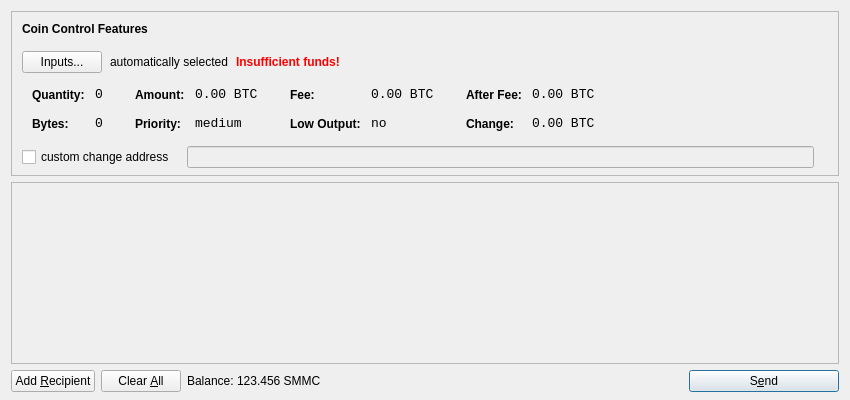
<?xml version="1.0" encoding="UTF-8"?>
<ui version="4.0">
 <class>SendCoinsDialog</class>
 <widget class="QDialog" name="SendCoinsDialog">
  <property name="geometry">
   <rect>
    <x>0</x>
    <y>0</y>
    <width>850</width>
    <height>400</height>
   </rect>
  </property>
  <property name="windowTitle">
   <string>Send Coins</string>
  </property>
  <layout class="QVBoxLayout" name="verticalLayout" stretch="0,1,0">
   <property name="bottomMargin">
    <number>8</number>
   </property>
   <item>
    <widget class="QFrame" name="frameCoinControl">
     <property name="sizePolicy">
      <sizepolicy hsizetype="Expanding" vsizetype="Expanding">
       <horstretch>0</horstretch>
       <verstretch>0</verstretch>
      </sizepolicy>
     </property>
     <property name="maximumSize">
      <size>
       <width>16777215</width>
       <height>16777215</height>
      </size>
     </property>
     <property name="frameShape">
      <enum>QFrame::StyledPanel</enum>
     </property>
     <property name="frameShadow">
      <enum>QFrame::Sunken</enum>
     </property>
     <layout class="QVBoxLayout" name="verticalLayoutCoinControl2">
      <property name="spacing">
       <number>-1</number>
      </property>
      <property name="leftMargin">
       <number>0</number>
      </property>
      <property name="topMargin">
       <number>0</number>
      </property>
      <property name="rightMargin">
       <number>0</number>
      </property>
      <property name="bottomMargin">
       <number>6</number>
      </property>
      <item>
       <layout class="QVBoxLayout" name="verticalLayoutCoinControl" stretch="0,0,0,0,1">
        <property name="spacing">
         <number>0</number>
        </property>
        <property name="leftMargin">
         <number>10</number>
        </property>
        <property name="topMargin">
         <number>10</number>
        </property>
        <item>
         <layout class="QHBoxLayout" name="horizontalLayoutCoinControl1">
          <property name="bottomMargin">
           <number>15</number>
          </property>
          <item>
           <widget class="QLabel" name="labelCoinControlFeatures">
            <property name="sizePolicy">
             <sizepolicy hsizetype="Preferred" vsizetype="Maximum">
              <horstretch>0</horstretch>
              <verstretch>0</verstretch>
             </sizepolicy>
            </property>
            <property name="font">
             <font>
              <weight>75</weight>
              <bold>true</bold>
             </font>
            </property>
            <property name="styleSheet">
             <string notr="true">font-weight:bold;</string>
            </property>
            <property name="text">
             <string>Coin Control Features</string>
            </property>
           </widget>
          </item>
         </layout>
        </item>
        <item>
         <layout class="QHBoxLayout" name="horizontalLayoutCoinControl2" stretch="0,0,0,0">
          <property name="spacing">
           <number>8</number>
          </property>
          <property name="bottomMargin">
           <number>10</number>
          </property>
          <item>
           <widget class="QPushButton" name="pushButtonCoinControl">
            <property name="styleSheet">
             <string notr="true"/>
            </property>
            <property name="text">
             <string>Inputs...</string>
            </property>
           </widget>
          </item>
          <item>
           <widget class="QLabel" name="labelCoinControlAutomaticallySelected">
            <property name="text">
             <string>automatically selected</string>
            </property>
            <property name="margin">
             <number>5</number>
            </property>
           </widget>
          </item>
          <item>
           <widget class="QLabel" name="labelCoinControlInsuffFunds">
            <property name="font">
             <font>
              <weight>75</weight>
              <bold>true</bold>
             </font>
            </property>
            <property name="styleSheet">
             <string notr="true">color:red;font-weight:bold;</string>
            </property>
            <property name="text">
             <string>Insufficient funds!</string>
            </property>
            <property name="margin">
             <number>5</number>
            </property>
           </widget>
          </item>
          <item>
           <spacer name="horizontalSpacerCoinControl">
            <property name="orientation">
             <enum>Qt::Horizontal</enum>
            </property>
            <property name="sizeHint" stdset="0">
             <size>
              <width>40</width>
              <height>1</height>
             </size>
            </property>
           </spacer>
          </item>
         </layout>
        </item>
        <item>
         <widget class="QWidget" name="widgetCoinControl" native="true">
          <property name="sizePolicy">
           <sizepolicy hsizetype="Preferred" vsizetype="Preferred">
            <horstretch>0</horstretch>
            <verstretch>0</verstretch>
           </sizepolicy>
          </property>
          <property name="minimumSize">
           <size>
            <width>0</width>
            <height>0</height>
           </size>
          </property>
          <property name="styleSheet">
           <string notr="true"/>
          </property>
          <layout class="QHBoxLayout" name="horizontalLayoutCoinControl5">
           <property name="margin">
            <number>0</number>
           </property>
           <item>
            <layout class="QHBoxLayout" name="horizontalLayoutCoinControl3" stretch="0,0,0,1">
             <property name="spacing">
              <number>20</number>
             </property>
             <property name="topMargin">
              <number>0</number>
             </property>
             <property name="bottomMargin">
              <number>10</number>
             </property>
             <item>
              <layout class="QFormLayout" name="formLayoutCoinControl1">
               <property name="horizontalSpacing">
                <number>10</number>
               </property>
               <property name="verticalSpacing">
                <number>14</number>
               </property>
               <property name="leftMargin">
                <number>10</number>
               </property>
               <property name="topMargin">
                <number>4</number>
               </property>
               <property name="rightMargin">
                <number>6</number>
               </property>
               <item row="0" column="0">
                <widget class="QLabel" name="labelCoinControlQuantityText">
                 <property name="styleSheet">
                  <string notr="true">font-weight:bold;</string>
                 </property>
                 <property name="text">
                  <string>Quantity:</string>
                 </property>
                 <property name="margin">
                  <number>0</number>
                 </property>
                </widget>
               </item>
               <item row="0" column="1">
                <widget class="QLabel" name="labelCoinControlQuantity">
                 <property name="font">
                  <font>
                   <family>Monospace</family>
                   <pointsize>10</pointsize>
                  </font>
                 </property>
                 <property name="cursor">
                  <cursorShape>IBeamCursor</cursorShape>
                 </property>
                 <property name="contextMenuPolicy">
                  <enum>Qt::ActionsContextMenu</enum>
                 </property>
                 <property name="text">
                  <string notr="true">0</string>
                 </property>
                 <property name="margin">
                  <number>0</number>
                 </property>
                 <property name="textInteractionFlags">
                  <set>Qt::LinksAccessibleByMouse|Qt::TextSelectableByKeyboard|Qt::TextSelectableByMouse</set>
                 </property>
                </widget>
               </item>
               <item row="1" column="0">
                <widget class="QLabel" name="labelCoinControlBytesText">
                 <property name="styleSheet">
                  <string notr="true">font-weight:bold;</string>
                 </property>
                 <property name="text">
                  <string>Bytes:</string>
                 </property>
                </widget>
               </item>
               <item row="1" column="1">
                <widget class="QLabel" name="labelCoinControlBytes">
                 <property name="font">
                  <font>
                   <family>Monospace</family>
                   <pointsize>10</pointsize>
                  </font>
                 </property>
                 <property name="cursor">
                  <cursorShape>IBeamCursor</cursorShape>
                 </property>
                 <property name="contextMenuPolicy">
                  <enum>Qt::ActionsContextMenu</enum>
                 </property>
                 <property name="text">
                  <string notr="true">0</string>
                 </property>
                 <property name="textInteractionFlags">
                  <set>Qt::LinksAccessibleByMouse|Qt::TextSelectableByKeyboard|Qt::TextSelectableByMouse</set>
                 </property>
                </widget>
               </item>
              </layout>
             </item>
             <item>
              <layout class="QFormLayout" name="formLayoutCoinControl2">
               <property name="horizontalSpacing">
                <number>10</number>
               </property>
               <property name="verticalSpacing">
                <number>14</number>
               </property>
               <property name="leftMargin">
                <number>6</number>
               </property>
               <property name="topMargin">
                <number>4</number>
               </property>
               <property name="rightMargin">
                <number>6</number>
               </property>
               <item row="0" column="0">
                <widget class="QLabel" name="labelCoinControlAmountText">
                 <property name="styleSheet">
                  <string notr="true">font-weight:bold;</string>
                 </property>
                 <property name="text">
                  <string>Amount:</string>
                 </property>
                 <property name="margin">
                  <number>0</number>
                 </property>
                </widget>
               </item>
               <item row="0" column="1">
                <widget class="QLabel" name="labelCoinControlAmount">
                 <property name="font">
                  <font>
                   <family>Monospace</family>
                   <pointsize>10</pointsize>
                  </font>
                 </property>
                 <property name="cursor">
                  <cursorShape>IBeamCursor</cursorShape>
                 </property>
                 <property name="contextMenuPolicy">
                  <enum>Qt::ActionsContextMenu</enum>
                 </property>
                 <property name="text">
                  <string notr="true">0.00 BTC</string>
                 </property>
                 <property name="textInteractionFlags">
                  <set>Qt::LinksAccessibleByMouse|Qt::TextSelectableByKeyboard|Qt::TextSelectableByMouse</set>
                 </property>
                </widget>
               </item>
               <item row="1" column="0">
                <widget class="QLabel" name="labelCoinControlPriorityText">
                 <property name="styleSheet">
                  <string notr="true">font-weight:bold;</string>
                 </property>
                 <property name="text">
                  <string>Priority:</string>
                 </property>
                </widget>
               </item>
               <item row="1" column="1">
                <widget class="QLabel" name="labelCoinControlPriority">
                 <property name="font">
                  <font>
                   <family>Monospace</family>
                   <pointsize>10</pointsize>
                  </font>
                 </property>
                 <property name="cursor">
                  <cursorShape>IBeamCursor</cursorShape>
                 </property>
                 <property name="contextMenuPolicy">
                  <enum>Qt::ActionsContextMenu</enum>
                 </property>
                 <property name="text">
                  <string>medium</string>
                 </property>
                 <property name="textInteractionFlags">
                  <set>Qt::LinksAccessibleByMouse|Qt::TextSelectableByKeyboard|Qt::TextSelectableByMouse</set>
                 </property>
                </widget>
               </item>
              </layout>
             </item>
             <item>
              <layout class="QFormLayout" name="formLayoutCoinControl3">
               <property name="horizontalSpacing">
                <number>10</number>
               </property>
               <property name="verticalSpacing">
                <number>14</number>
               </property>
               <property name="leftMargin">
                <number>6</number>
               </property>
               <property name="topMargin">
                <number>4</number>
               </property>
               <property name="rightMargin">
                <number>6</number>
               </property>
               <item row="0" column="0">
                <widget class="QLabel" name="labelCoinControlFeeText">
                 <property name="styleSheet">
                  <string notr="true">font-weight:bold;</string>
                 </property>
                 <property name="text">
                  <string>Fee:</string>
                 </property>
                 <property name="margin">
                  <number>0</number>
                 </property>
                </widget>
               </item>
               <item row="0" column="1">
                <widget class="QLabel" name="labelCoinControlFee">
                 <property name="font">
                  <font>
                   <family>Monospace</family>
                   <pointsize>10</pointsize>
                  </font>
                 </property>
                 <property name="cursor">
                  <cursorShape>IBeamCursor</cursorShape>
                 </property>
                 <property name="contextMenuPolicy">
                  <enum>Qt::ActionsContextMenu</enum>
                 </property>
                 <property name="text">
                  <string notr="true">0.00 BTC</string>
                 </property>
                 <property name="textInteractionFlags">
                  <set>Qt::LinksAccessibleByMouse|Qt::TextSelectableByKeyboard|Qt::TextSelectableByMouse</set>
                 </property>
                </widget>
               </item>
               <item row="1" column="0">
                <widget class="QLabel" name="labelCoinControlLowOutputText">
                 <property name="styleSheet">
                  <string notr="true">font-weight:bold;</string>
                 </property>
                 <property name="text">
                  <string>Low Output:</string>
                 </property>
                </widget>
               </item>
               <item row="1" column="1">
                <widget class="QLabel" name="labelCoinControlLowOutput">
                 <property name="font">
                  <font>
                   <family>Monospace</family>
                   <pointsize>10</pointsize>
                  </font>
                 </property>
                 <property name="cursor">
                  <cursorShape>IBeamCursor</cursorShape>
                 </property>
                 <property name="contextMenuPolicy">
                  <enum>Qt::ActionsContextMenu</enum>
                 </property>
                 <property name="text">
                  <string>no</string>
                 </property>
                 <property name="textInteractionFlags">
                  <set>Qt::LinksAccessibleByMouse|Qt::TextSelectableByKeyboard|Qt::TextSelectableByMouse</set>
                 </property>
                </widget>
               </item>
              </layout>
             </item>
             <item>
              <layout class="QFormLayout" name="formLayoutCoinControl4">
               <property name="horizontalSpacing">
                <number>10</number>
               </property>
               <property name="verticalSpacing">
                <number>14</number>
               </property>
               <property name="leftMargin">
                <number>6</number>
               </property>
               <property name="topMargin">
                <number>4</number>
               </property>
               <property name="rightMargin">
                <number>6</number>
               </property>
               <item row="0" column="0">
                <widget class="QLabel" name="labelCoinControlAfterFeeText">
                 <property name="styleSheet">
                  <string notr="true">font-weight:bold;</string>
                 </property>
                 <property name="text">
                  <string>After Fee:</string>
                 </property>
                 <property name="margin">
                  <number>0</number>
                 </property>
                </widget>
               </item>
               <item row="0" column="1">
                <widget class="QLabel" name="labelCoinControlAfterFee">
                 <property name="font">
                  <font>
                   <family>Monospace</family>
                   <pointsize>10</pointsize>
                  </font>
                 </property>
                 <property name="cursor">
                  <cursorShape>IBeamCursor</cursorShape>
                 </property>
                 <property name="contextMenuPolicy">
                  <enum>Qt::ActionsContextMenu</enum>
                 </property>
                 <property name="text">
                  <string notr="true">0.00 BTC</string>
                 </property>
                 <property name="textInteractionFlags">
                  <set>Qt::LinksAccessibleByMouse|Qt::TextSelectableByKeyboard|Qt::TextSelectableByMouse</set>
                 </property>
                </widget>
               </item>
               <item row="1" column="0">
                <widget class="QLabel" name="labelCoinControlChangeText">
                 <property name="styleSheet">
                  <string notr="true">font-weight:bold;</string>
                 </property>
                 <property name="text">
                  <string>Change:</string>
                 </property>
                </widget>
               </item>
               <item row="1" column="1">
                <widget class="QLabel" name="labelCoinControlChange">
                 <property name="font">
                  <font>
                   <family>Monospace</family>
                   <pointsize>10</pointsize>
                  </font>
                 </property>
                 <property name="cursor">
                  <cursorShape>IBeamCursor</cursorShape>
                 </property>
                 <property name="contextMenuPolicy">
                  <enum>Qt::ActionsContextMenu</enum>
                 </property>
                 <property name="text">
                  <string notr="true">0.00 BTC</string>
                 </property>
                 <property name="textInteractionFlags">
                  <set>Qt::LinksAccessibleByMouse|Qt::TextSelectableByKeyboard|Qt::TextSelectableByMouse</set>
                 </property>
                </widget>
               </item>
              </layout>
             </item>
            </layout>
           </item>
          </layout>
         </widget>
        </item>
        <item>
         <layout class="QHBoxLayout" name="horizontalLayoutCoinControl4" stretch="0,0,0">
          <property name="spacing">
           <number>12</number>
          </property>
          <property name="sizeConstraint">
           <enum>QLayout::SetDefaultConstraint</enum>
          </property>
          <property name="topMargin">
           <number>5</number>
          </property>
          <property name="rightMargin">
           <number>5</number>
          </property>
          <item>
           <widget class="QCheckBox" name="checkBoxCoinControlChange">
            <property name="text">
             <string>custom change address</string>
            </property>
           </widget>
          </item>
          <item>
           <widget class="QLineEdit" name="lineEditCoinControlChange">
            <property name="enabled">
             <bool>false</bool>
            </property>
            <property name="sizePolicy">
             <sizepolicy hsizetype="Expanding" vsizetype="Fixed">
              <horstretch>0</horstretch>
              <verstretch>0</verstretch>
             </sizepolicy>
            </property>
           </widget>
          </item>
          <item>
           <widget class="QLabel" name="labelCoinControlChangeLabel">
            <property name="sizePolicy">
             <sizepolicy hsizetype="Preferred" vsizetype="Expanding">
              <horstretch>0</horstretch>
              <verstretch>0</verstretch>
             </sizepolicy>
            </property>
            <property name="minimumSize">
             <size>
              <width>0</width>
              <height>0</height>
             </size>
            </property>
            <property name="text">
             <string/>
            </property>
            <property name="margin">
             <number>3</number>
            </property>
           </widget>
          </item>
         </layout>
        </item>
        <item>
         <spacer name="verticalSpacerCoinControl">
          <property name="orientation">
           <enum>Qt::Vertical</enum>
          </property>
          <property name="sizeHint" stdset="0">
           <size>
            <width>800</width>
            <height>1</height>
           </size>
          </property>
         </spacer>
        </item>
       </layout>
      </item>
     </layout>
    </widget>
   </item>
   <item>
    <widget class="QScrollArea" name="scrollArea">
     <property name="widgetResizable">
      <bool>true</bool>
     </property>
     <widget class="QWidget" name="scrollAreaWidgetContents">
      <property name="geometry">
       <rect>
        <x>0</x>
        <y>0</y>
        <width>830</width>
        <height>165</height>
       </rect>
      </property>
      <layout class="QVBoxLayout" name="verticalLayout_2">
       <property name="margin">
        <number>0</number>
       </property>
       <item>
        <layout class="QVBoxLayout" name="entries">
         <property name="spacing">
          <number>6</number>
         </property>
        </layout>
       </item>
       <item>
        <spacer name="verticalSpacer">
         <property name="orientation">
          <enum>Qt::Vertical</enum>
         </property>
         <property name="sizeHint" stdset="0">
          <size>
           <width>20</width>
           <height>40</height>
          </size>
         </property>
        </spacer>
       </item>
      </layout>
     </widget>
    </widget>
   </item>
   <item>
    <layout class="QHBoxLayout" name="horizontalLayout">
     <item>
      <widget class="QPushButton" name="addButton">
       <property name="toolTip">
        <string>Send to multiple recipients at once</string>
       </property>
       <property name="text">
        <string>Add &amp;Recipient</string>
       </property>
       <property name="icon">
        <iconset resource="../bitcoin.qrc">
         <normaloff>:/icons/add</normaloff>:/icons/add</iconset>
       </property>
       <property name="autoDefault">
        <bool>false</bool>
       </property>
      </widget>
     </item>
     <item>
      <widget class="QPushButton" name="clearButton">
       <property name="sizePolicy">
        <sizepolicy hsizetype="Minimum" vsizetype="Fixed">
         <horstretch>0</horstretch>
         <verstretch>0</verstretch>
        </sizepolicy>
       </property>
       <property name="toolTip">
        <string>Remove all transaction fields</string>
       </property>
       <property name="text">
        <string>Clear &amp;All</string>
       </property>
       <property name="icon">
        <iconset resource="../bitcoin.qrc">
         <normaloff>:/icons/remove</normaloff>:/icons/remove</iconset>
       </property>
       <property name="autoRepeatDelay">
        <number>300</number>
       </property>
       <property name="autoDefault">
        <bool>false</bool>
       </property>
      </widget>
     </item>
     <item>
      <layout class="QHBoxLayout" name="horizontalLayout_2">
       <property name="spacing">
        <number>3</number>
       </property>
       <item>
        <widget class="QLabel" name="label">
         <property name="text">
          <string>Balance:</string>
         </property>
        </widget>
       </item>
       <item>
        <widget class="QLabel" name="labelBalance">
         <property name="cursor">
          <cursorShape>IBeamCursor</cursorShape>
         </property>
         <property name="text">
          <string>123.456 SMMC</string>
         </property>
         <property name="textInteractionFlags">
          <set>Qt::LinksAccessibleByMouse|Qt::TextSelectableByKeyboard|Qt::TextSelectableByMouse</set>
         </property>
        </widget>
       </item>
      </layout>
     </item>
     <item>
      <spacer name="horizontalSpacer">
       <property name="orientation">
        <enum>Qt::Horizontal</enum>
       </property>
       <property name="sizeHint" stdset="0">
        <size>
         <width>40</width>
         <height>20</height>
        </size>
       </property>
      </spacer>
     </item>
     <item>
      <widget class="QPushButton" name="sendButton">
       <property name="minimumSize">
        <size>
         <width>150</width>
         <height>0</height>
        </size>
       </property>
       <property name="toolTip">
        <string>Confirm the send action</string>
       </property>
       <property name="text">
        <string>S&amp;end</string>
       </property>
       <property name="icon">
        <iconset resource="../bitcoin.qrc">
         <normaloff>:/icons/send</normaloff>:/icons/send</iconset>
       </property>
       <property name="default">
        <bool>true</bool>
       </property>
      </widget>
     </item>
    </layout>
   </item>
  </layout>
 </widget>
 <resources>
  <include location="../bitcoin.qrc"/>
 </resources>
 <connections/>
</ui>
